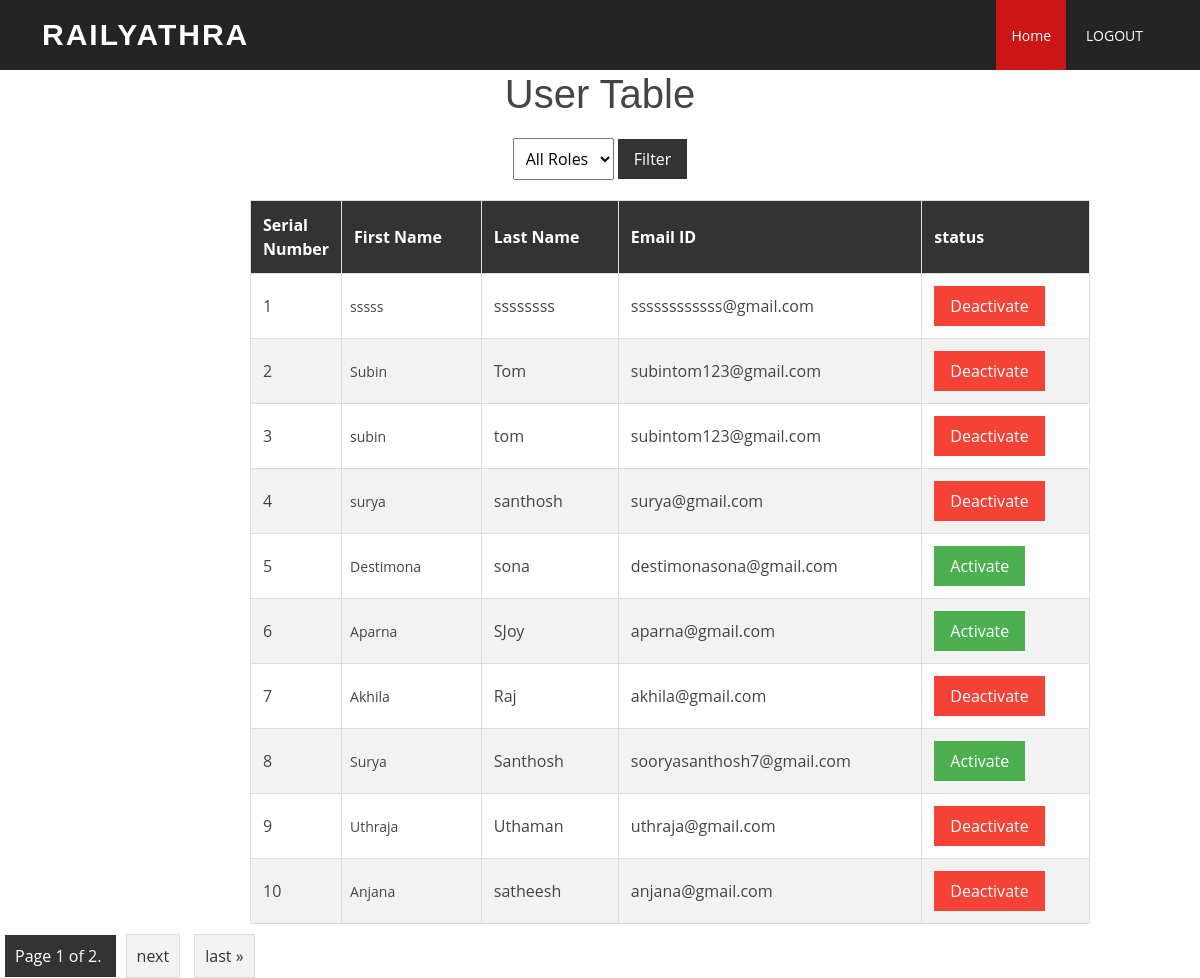
Page /userview/ on the committed database.
### myApp/models.py (models this page shows)
class User(AbstractUser):
    class Role(models.TextChoices):
        ADMIN="ADMIN",'ADMIN'
        USER="USER",'User'
    role = models.CharField(max_length=50,choices=Role.choices)

### myApp/views.py (the view)
# urls.py: path('userview/',views.userview,name='userview'),
def userview(request):
    role_filter = request.GET.get('role')
    users = User.objects.filter(~Q(is_superuser=True))  # Exclude superusers by default
    if role_filter:
        users = users.filter(role=role_filter)
    page = request.GET.get('page', 1)
    paginator = Paginator(users, 10)  # Change 10 to the number of users per page you want
    try:
        users = paginator.page(page)
    except PageNotAnInteger:
        users = paginator.page(1)
    except EmptyPage:
        users = paginator.page(paginator.num_pages)
    context = {'User_profiles': users, 'role_filter': role_filter}
    return render(request, 'userview.html', context)

### templates/userview.html (shortened to what this page needs)
{% load static %}
<!DOCTYPE html>
<html lang="en">
<head>
  <link href="{% static '/vendor/aos/aos.css' %}" rel="stylesheet">
  <link href="{% static '/vendor/bootstrap/css/bootstrap.min.css' %}" rel="stylesheet">
  <link href="{% static '/vendor/bootstrap-icons/bootstrap-icons.css' %}" rel="stylesheet">
  <link href="{% static '/vendor/boxicons/css/boxicons.min.css' %}" rel="stylesheet">
  <link href="{% static '/vendor/glightbox/css/glightbox.min.css' %}" rel="stylesheet">
  <link href="{% static '/vendor/swiper/swiper-bundle.min.css' %}" rel="stylesheet">
  <link href="{% static '/css/style.css' %}" rel="stylesheet">
  <link href="{% static '/css/style.css' %}" rel="stylesheet">
</head>
<body>
  <header id="header" class="d-flex align-items-center">
    <div class="container d-flex align-items-center justify-content-between">
      <h1 class="logo"><a href="index.html">RAILYATHRA</a></h1>
      <nav id="navbar" class="navbar">
        <ul>
          <li><a class="nav-link scrollto active" href="{% url 'dashboard' %}">Home</a></li>
          <li><a class="nav-link scrollto" href="{% url 'handlelogout' %}"  id= "logout-link" class="btn btn-primary">LOGOUT</a></li>
        </ul>
      </nav>
    </div>
  </header>
<div><center>
    <h1>User Table</h1></center>
    <form action="{% url 'userview' %}" method="GET">
    <div class="filter-container">
        <select id="roleFilter" name="role">
            <option value="">All Roles</option>
        </select>
        <button id="filterButton" type="submit">Filter</button>
    </form>
    </div>
    <table>
        <tr>
            <th>Serial Number</th>
            <th>First Name</th>
            <th>Last Name</th>
            <th>Email ID</th>
            <th>status</th>
        </tr>
        <tbody>
            {% for Users in User_profiles %}
                {% if not Users.is_superuser %}
                    <tr>
                        <td class="serial-number">{{ forloop.counter }}</td>
                        <td>{{ Users.first_name }}</td>
                        <td>{{ Users.last_name }}</td>
                        <td>{{ Users.email }}</td>
                        <td>{% if Users.is_active %}
                            <form method="post" action="{% url 'deactivate_user' Users.id %}">
                                <button type="submit" class="deactivate-button">Deactivate</button>
                            </form>
                        {% else %}
                            <form method="post" action="{% url 'activate_user' Users.id %}">
                                <button type="submit" class="activate-button">Activate</button>
                            </form>
                        {% endif %}
                        </td>
                    </tr>
                {% endif %}
            {% endfor %}
        </tbody>
    </table>
<div class="pagination">
    <span class="step-links">
        <span class="current">
            Page {{ User_profiles.number }} of {{ User_profiles.paginator.num_pages }}.
        </span>
        {% if User_profiles.has_next %}
            <a href="?page={{ User_profiles.next_page_number }}">next</a>
            <a href="?page={{ User_profiles.paginator.num_pages }}">last &raquo;</a>
        {% endif %}
    </span>
</div>

### static/css/style.css (style rules this page uses)
body { font-family: "Open Sans", sans-serif; color: #444444; }
a { color: #cc1616; text-decoration: none; }
h1, h2, h3, h4, h5, h6 { font-family: "Raleway", sans-serif; }
#header { background: rgba(25, 25, 25, 0.95); transition: all 0.5s; z-index: 997; height: 70px; }
#header .logo { font-size: 30px; margin: 0; padding: 0; line-height: 1; font-weight: 700; letter-spacing: 2px; text-transform: uppercase; }
#header .logo a { color: #fff; }
.navbar { padding: 0; }
.navbar ul { margin: 0; padding: 0; display: flex; list-style: none; align-items: center; }
.navbar li { position: relative; }
.navbar>ul>li { margin-left: 5px; }
.navbar a, .navbar a:focus { display: flex; align-items: center; justify-content: space-between; padding: 25px 15px 24px 15px; font-size: 14px; color: #fff; white-space: nowrap; transition: 0.3s; }
.navbar a:hover, .navbar .active, .navbar .active:focus, .navbar li:hover>a { background: #cc1616; }

### templates/userview.html (style rules this page uses)
table { width: 70%; border-collapse: collapse; margin-left: 250px; }
th, td { border: 1px solid #ddd; padding: 12px; text-align: left; }
th { background-color: #333; color: #fff; }
tr:nth-child(even) { background-color: #f2f2f2; }
td:nth-child(2) { padding: 8px; font-size: 14px; }
.filter-container { text-align: center; margin: 20px 0; }
select { padding: 8px; }
button { padding: 8px 16px; background-color: #333; color: #fff; border: none; cursor: pointer; }
.activate-button { background-color: #4CAF50; }
.deactivate-button { background-color: #f44336; }
.serial-number { width: 50px; }
.pagination { text-align: center; margin-top: 20px; }
.pagination .step-links { display: inline-block; }
.pagination .step-links a { padding: 10px; margin: 0 5px; text-decoration: none; border: 1px solid #ddd; background-color: #f2f2f2; color: #333; }
.pagination .step-links .current { padding: 10px; margin: 0 5px; text-decoration: none; background-color: #333; color: #fff; }

### rows in the picture
User: first_name "sssss", last_name "ssssssss", email "ssssssssssss@gmail.com", is_active "Deactivate"
User: first_name "Subin", last_name "Tom", email "subintom123@gmail.com", is_active "Deactivate"
User: first_name "subin", last_name "tom", email "subintom123@gmail.com", is_active "Deactivate"
User: first_name "surya", last_name "santhosh", email "surya@gmail.com", is_active "Deactivate"
User: first_name "Destimona", last_name "sona", email "destimonasona@gmail.com", is_active "Activate"
User: first_name "Aparna", last_name "SJoy", email "aparna@gmail.com", is_active "Activate"
User: first_name "Akhila", last_name "Raj", email "akhila@gmail.com", is_active "Deactivate"
User: first_name "Surya", last_name "Santhosh", email "sooryasanthosh7@gmail.com", is_active "Activate"
User: first_name "Uthraja", last_name "Uthaman", email "uthraja@gmail.com", is_active "Deactivate"
User: first_name "Anjana", last_name "satheesh", email "anjana@gmail.com", is_active "Deactivate"

### other values in the picture
{{ User_profiles.number }} "1"
{{ User_profiles.paginator.num_pages }} "2"
